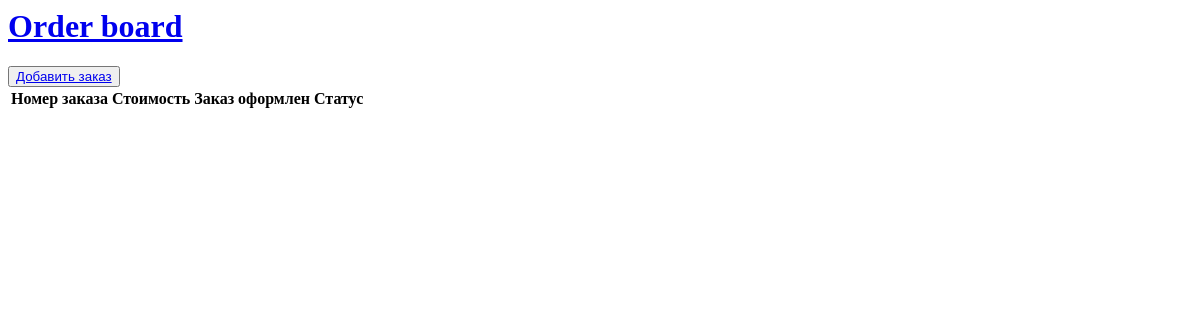
Before: /mc_board/ with the older database file.
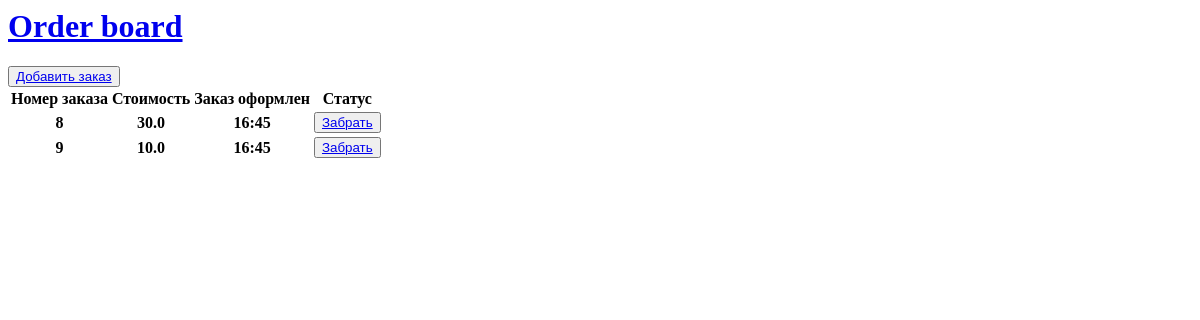
After: the same page with the newer database file.
### mc_board/models.py (models this page shows)
class Order(models.Model):
    time_in = models.DateTimeField(auto_now_add = True)
    time_out = models.DateTimeField(null = True)
    cost = models.FloatField(default = 0.0)
    take_away = models.BooleanField(default = False)
    complete = models.BooleanField(default = False)
    products = models.ManyToManyField(Product, through = 'ProductOrder')

### mc_board/views.py (the view)
# urls.py: path('', IndexView.as_view()),
class IndexView(TemplateView):
    template_name = "mc_board/index.html"
    def get_context_data(self, **kwargs):
        context = super().get_context_data(**kwargs)
        context['orders'] = Order.objects.all()
        return context

### mc_board/templates/mc_board/index.html
{% extends "main.html" %}
{% block content %}
<table>
    <thead>
        <tr>
            <th>Номер заказа</th>
            <th>Стоимость</th>
            <th>Заказ оформлен</th>
            <th>Статус</th>
        </tr>
    </thead>
    {% for order in orders %}
    <tr>
        <th>{{ order.id }}</th>
        <th>{{ order.cost }}</th>
        <th>{{ order.time_in|time:"H:i" }}</th>
        <th>{% if not order.complete %}
            Заказ еще не готов.
            {% elif order.time_out is None %}
            <button><a href="{% url 'take_order' order.id %}"> Забрать </a></button>
            {% else %}
            Заказ забрали {{ order.time_out|time:"H:i" }}
            {% endif %}
        </th>
    </tr>
    {% endfor %}
</table>
{% endblock %}

Changed rows visible on the page:
added Order: id "8", cost "30.0", time_in "16:45", complete "Забрать"
added Order: id "9", cost "10.0", time_in "16:45", complete "Забрать"
